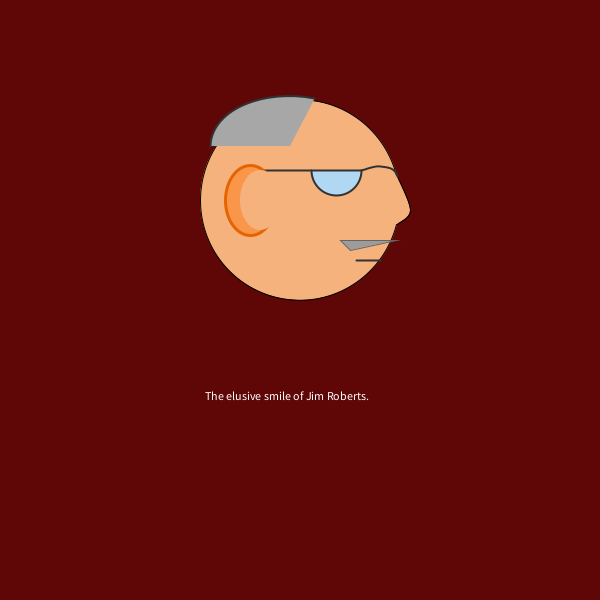
Frame 1 (no input)
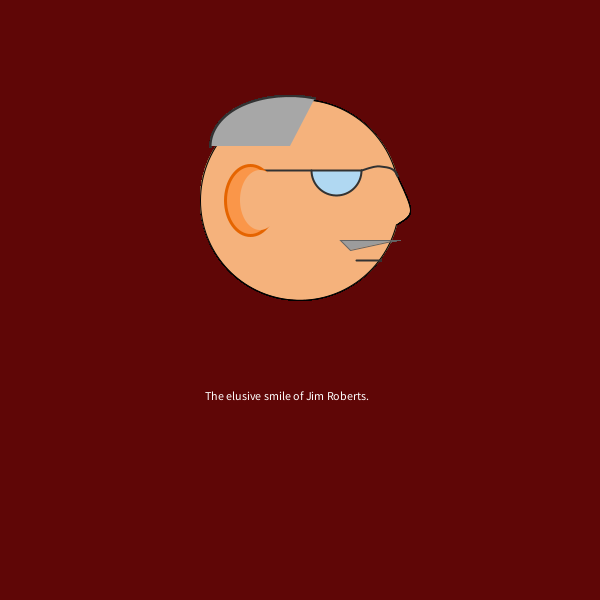
Frame 60 (the mouse pressed at the canvas centre just before this capture)
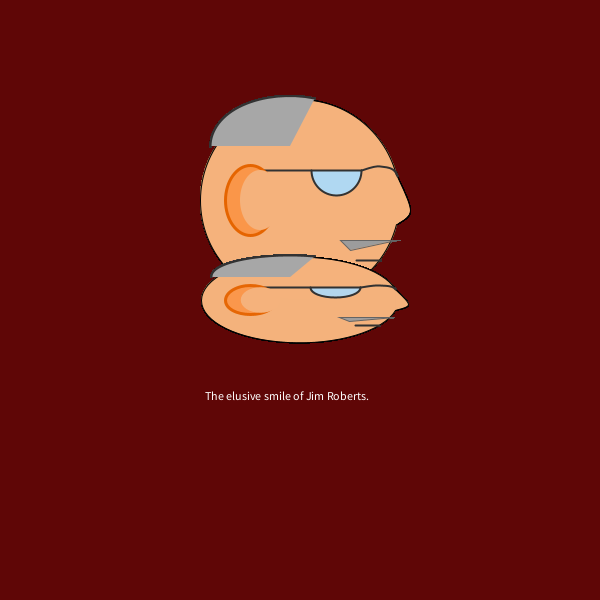
Frame 120 (the mouse held since frame 60 and released just before this capture)

The Processing sketch that drew these frames (run headless with seeded random() and noise(); from frame 60 on, the mouse is pressed at the canvas centre):

// Processing sketch: processing_110040
// ── processing_110040.pde

//Homework 2, 60-257
//Copyright 2013 Stephanie Cheung and the giant robots
void setup (){
  size(600,600);
  background(95,6,6);
  text("The elusive smile of Jim Roberts.", 205,400);
  smooth();
}
  float x = 300;
  float y = 200;
  float wd = 200;
  float ht = 200;
  float tr = 255; 
  int tx,ty;
  float angle;
 
void draw(){
  translate (tx,ty);
  rotate (angle);
  headShape();
  nose();
  glasses();
  ear();
  moustache();
  hair();
  
   
}
 
void mousePressed(){
  pushMatrix();
  x=mouseX;
  y=mouseY;
  wd=random(10,300);
  ht=random(10,300);
  tr=random(10,255);
}

void keyPressed(){
  if (key=='w'){  
    ty = ty - 20%height; 
  }
  else if (key=='s'){
    ty = ty + 20%width;
  }
  else if (key=='d'){
    tx = tx + 20%width;
  }
  else if (key=='a'){
    tx = tx - 20%height;
  }
  else if (key=='q'){
    background(95,6,6);
    popMatrix();
  }
}

void keyReleased(){
  angle=random(0,.5*PI);
}

void headShape(){
  noStroke();
  fill(245,178,124,tr);
  ellipse(x,y,wd,ht);
  stroke(0);
  strokeWeight(1);
  noFill();
  arc(x,y,wd,ht,.08*PI,2*PI-.08*PI);
}

void nose(){
  fill(245,178,124,tr);
  beginShape();
  curveVertex(x+wd*.485,y-ht*.12);
  curveVertex(x+wd*.485,y-ht*.12);
  curveVertex(x+wd*.55,y+ht*.05);
  curveVertex(x+wd*.485,y+ht*.12);
  curveVertex(x+wd*.485,y+ht*.12);
  endShape();
}

void glasses(){
  strokeWeight(2);
  stroke(50);
  fill(176,216,242,tr);
  arc(x+wd*.18,y-ht*.15,wd*.25,ht*.25, 0,PI);
  line(x+wd*.305,y-ht*.15,x-wd*.25,y-ht*.15);
  noFill();
  beginShape();
  curveVertex(x+wd*.305,y-ht*.15);
  curveVertex(x+wd*.305,y-ht*.15);
  curveVertex(x+wd*.4,y-ht*.17);
  curveVertex(x+wd*.485,y-ht*.12);
  curveVertex(x+wd*.485,y+ht*.12);
  endShape();
}

void ear(){
  fill(250,150,73,tr);
  strokeWeight(3);
  stroke(229,100,0,tr);
  ellipse(x-wd*.25,y, wd*.25,ht*.35);
  noStroke();
  fill(245,178,124);
  ellipse(x-wd*.2,y, wd*.2,ht*.3);
}

void moustache(){
  strokeWeight(1);
  stroke(100);
  fill(156,156,156,tr);
  triangle(x+wd*.25,y+ht*.25, x+wd*.2,y+ht*.20, x+wd*.48,y+ht*.2);
  strokeWeight(2);
  stroke(50);
  line(x+wd*.28,y+ht*.3, x+wd*.4,y+ht*.3);
}

void hair(){
  fill(167);
  arc(x-wd*.05,y-ht*.27,wd*.8,ht*.5,PI,1.6*PI);
}
